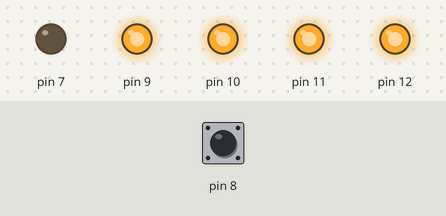
Recording of a sketch running on a simulated Arduino Uno, built with avr-gcc and run on an emulated ATmega328P. Shown: output pins drawn as LEDs (lit = HIGH). Dashed ring = blinking. The inputs (shaded band) are chosen by the test bench; at power-on: pin 8 HIGH.

Above: at 1.2 s.
1.3 s: pin 8 pulled LOW for 0.15 s
At 2.2 s:
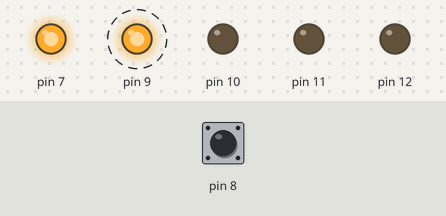
At 3.2 s:
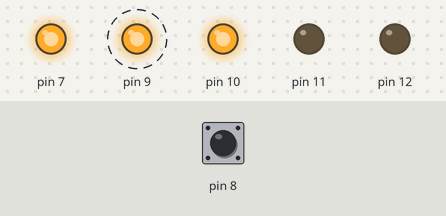
Timing chart, 0 to 13.3 s (numbered marks = the images above; inputs shaded):
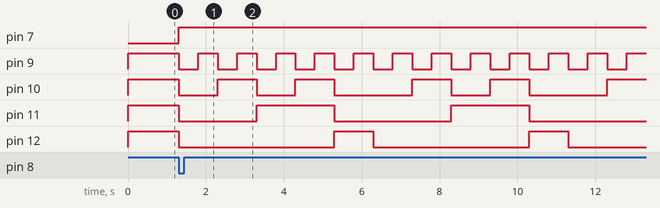

The sketch:

8.2_Binary_Led_Counter.ino
```cpp
/*
int led1 = 9;
int led2 = 10;
int led4 = 11;
int led8 = 12;
*/

int counter = 0;

bool button = false;


void setup()
{
  DDRB = 0b00011110;
  PORTB = 0b00000001;
  DDRD = 0b10000000;
  /*
  pinMode(led1, OUTPUT);
  pinMode(led2, OUTPUT);
  pinMode(led4, OUTPUT);
  pinMode(led8, OUTPUT);
  */
}

void loop()
{
  if((PINB & 0b00000001) == 0){
    button = true;
    PORTB &= ~(0b00011110);
    PORTD |= 0b10000000;
  }
  if(button == true){
  if(counter == 1 || counter == 3 || counter == 5 || counter == 7 || counter == 9 ){
  	PORTB |= (1<<1);
    //PORTB |= 0b00000010;
    //digitalWrite(led1, HIGH);
  }else{
  	PORTB &= ~(1<<1);
    //PORTB &= ~(0b00000010);
    //digitalWrite(led1, LOW);
  }

  if(counter == 2 || counter == 3 || counter == 6 || counter == 7 ){
  	PORTB |= (1<<2);
    //PORTB |= 0b00000100;
    //digitalWrite(led2, HIGH);
  }else{
  	PORTB &= ~(1<<2);
    //PORTB &= ~(0b00000100);
    //digitalWrite(led2, LOW);
  }

  if(counter == 4 || counter == 5 || counter == 6 || counter == 7 ){
  	PORTB |= (1<<3);
    //PORTB |= 0b00001000;
    //digitalWrite(led4, HIGH);
  }else{
    PORTB &= ~(1<<3);
  	//PORTB &= ~(0b00001000);
    //digitalWrite(led4, LOW);
  }

  if(counter == 8 || counter == 9 ){
  	PORTB |= (1<<4);
    //PORTB |= 0b00010000;
    //digitalWrite(led8, HIGH);
  }else{
    PORTB &= ~(1<<4);
  	//PORTB &= ~(0b00010000);
    //digitalWrite(led8, LOW);
  }
  if(counter == 10){
  	counter = 0;
  }

  counter += 1;
  delay(500);
  }else{
  PORTB |= 0b00011110;
  }
}
```

Measured:
- after the input at 1.3 s, pin 7: LOW → HIGH at once; pin 9: alternates HIGH for 0.50 s and LOW for 0.50 s, starting at once
